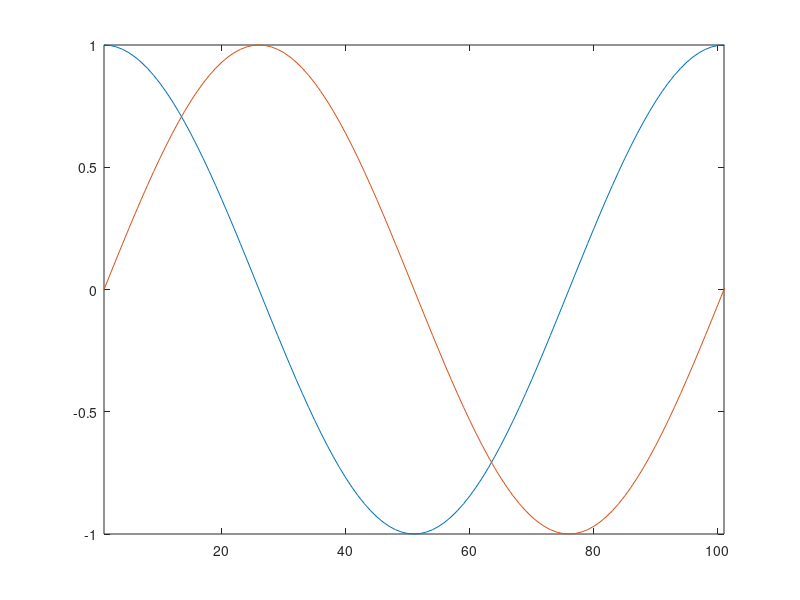

Source code (MATLAB):
% Set up parameters and signals
sampleRate = 1e6;
centerFreq = 1e9;
fRef = 50e3;
s1 = exp(1j*2*pi*10e3*[0:10000-1]'/sampleRate); % 20 kHz
s2 = exp(1j*2*pi*30e3*[0:10000-1]'/sampleRate); % 40 kHz
s3 = exp(1j*2*pi*fRef*[0:10000-1]'/sampleRate); % 80 kHz
s = s1 + s2 + s3;
s = 0.6*s/max(abs(s)); % Scale signal to avoid clipping in the time domain
%subplot(311);plot(s1);
%subplot(312);plot(s2);
%subplot(313);plot(s3);
%xlabel('Re(s1)');ylabel('Im(s1)');
s11 = real(s1);s12 = imag(s1);
plot(s11);hold on;plot(s12);hold off;
axis([1,101,-1,1]);
y = fftshift(abs(fft(s)));
%plot(y);
